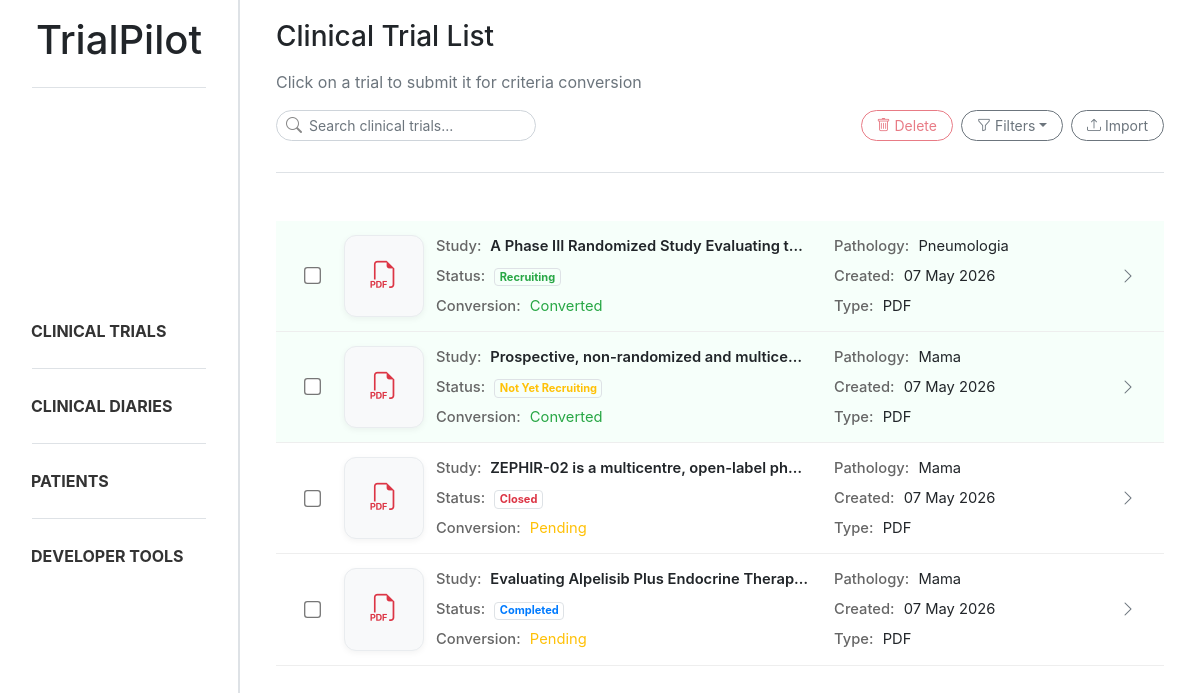
Page /trials/ on the earlier database version.
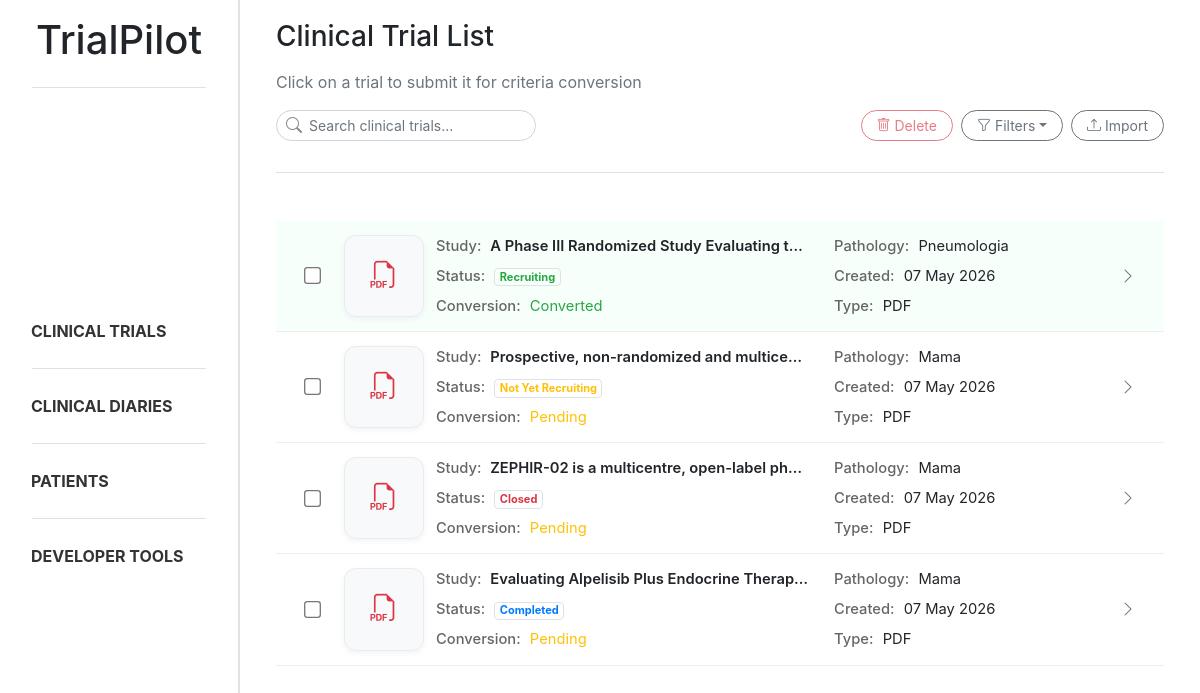
Same page on the later database version.
### trialpilot/models.py (models this page shows, shortened)
class Document(models.Model):
    class DocumentType(models.TextChoices):
        CLINICAL_DIARY = "diary", "Clinical Diary"
        CLINICAL_TRIAL = "trial", "Clinical Trial"
    title = models.CharField(max_length=255)
    type = models.CharField(max_length=20, choices=DocumentType.choices)
    extracted = models.BooleanField(default=False)
    created_at = models.DateTimeField(auto_now_add=True)
    updated_at = models.DateTimeField(auto_now=True)

class ClinicalTrial(models.Model):
    class PathologyGroupType(models.TextChoices):
        CABECAPESCOCO = "cabeca_pescoco", "Cabeça e Pescoço"
        DERMATOLOGIA = "dermatologia", "Dermatologia"
        DIGESTIVO = "digestivo", "Digestivo"
        GINECOLOGIA = "ginecologia", "Ginecologia"
        MAMA = "mama", "Mama"
        ONCOLOGIA_PEDIATRICA = "oncologia_pediatrica", "Oncologia Pediátrica"
        PELE = "pele", "Pele"
        PNEUMOLOGIA = "pneumologia", "Pneumologia"
        SNC = "snc", "Tumores do Sistema Nervoso Central"
        TNE = "tne", "Tumores Neuroendócrinos"
    class TrialStatus(models.TextChoices):
        RECRUITING = "recruiting", "Recruiting"
        CLOSED = "closed", "Closed"
        NOT_YET = "not_yet", "Not Yet Recruiting"
        COMPLETED = "completed", "Completed"
    document = models.OneToOneField(
        Document,
        on_delete=models.CASCADE,
        related_name="clinical_trial"
    )
    study_name = models.CharField(max_length=255)
    pathology_group = models.CharField(
        max_length=50,
        choices=PathologyGroupType.choices
    )
    start_date = models.DateField(null=True, blank=True)
    end_date = models.DateField(null=True, blank=True)
    status = models.CharField(
        max_length=20,
        choices=TrialStatus.choices
    )

### trialpilot/views.py (the view)
# urls.py: path('trials/', trial_list, name='trial_list'),
def trial_list(request):
    search = request.GET.get("search", "").strip()
    status = request.GET.get("status", "").strip()
    file_type = request.GET.get("file_type", "").strip().lower()
    trial_status = request.GET.get("trial_status", "").strip()
    pathology_group = request.GET.get("pathology_group", "").strip()
    date_from = request.GET.get("date_from", "").strip()
    date_to = request.GET.get("date_to", "").strip()
    trials = Document.objects.filter(
        type=Document.DocumentType.CLINICAL_TRIAL
    ).select_related("clinical_trial")
    if search:
        trials = trials.filter(
            Q(title__icontains=search) |
            Q(clinical_trial__study_name__icontains=search)
        )
    if status == "extracted":
        trials = trials.filter(extracted=True)
    elif status == "not_extracted":
        trials = trials.filter(extracted=False)
    if trial_status:
        trials = trials.filter(clinical_trial__status=trial_status)
    if pathology_group:
        trials = trials.filter(clinical_trial__pathology_group=pathology_group)
    if date_from:
        trials = trials.filter(clinical_trial__end_date__gte=date_from)
    if date_to:
        trials = trials.filter(clinical_trial__start_date__lte=date_to)
    trial_data = []
    for trial in trials:
        if "." in trial.title:
            original_name, ext = trial.title.rsplit('.', 1)
            ext = ext.lower()
        else:
            ext = ""
        if file_type and ext != file_type:
            continue
        trial_data.append((trial, ext))
    return render(request, 'trialpilot/trial_list.html', {
        'trial_data': trial_data,
        'search': search,
        'status': status,
        'file_type': file_type,
        'trial_status': trial_status,
        'pathology_group': pathology_group,
        'date_from': date_from,
        'date_to': date_to,
        'pathology_choices': ClinicalTrial.PathologyGroupType.choices,
        'trial_status_choices': ClinicalTrial.TrialStatus.choices,
    })

### trialpilot/templates/trialpilot/trial_list.html (shortened to what the changed rows need)
{% extends "trialpilot/base.html" %}
{% block content %}
<div class="trial-list ml-3 mr-3">
    {% for trial, extension in trial_data %}
    <div class="trial-row trial-card-trigger {% if trial.extracted %}converted{% endif %}"
        data-trial-id="{{ trial.id }}"
        data-trial-title="{{ trial.title }}"
        data-trial-extracted="{{ trial.extracted }}">
        <div class="trial-layout">
            <div class="container-trial-checkbox">
                <input type="checkbox"
                    class="form-check-input trial-checkbox"
                    value="{{ trial.id }}">
            </div>
            <div class="trial-file">
                {% if extension == "pdf" %}
                <i class="bi bi-filetype-pdf text-danger"></i>
                {% else %}
                <i class="bi bi-filetype-txt text-primary"></i>
                {% endif %}
            </div>
            <div class="trial-grid">
                <div class="trial-main-info">
                    <strong>Study:</strong>
                    {{ trial.clinical_trial.study_name }}
                </div>
                <div>
                    <strong>Pathology:</strong>
                    {{ trial.clinical_trial.get_pathology_group_display }}
                </div>
                <div>
                    <strong>Status:</strong>
                    {% if trial.clinical_trial.status == "recruiting" %}
                    <span class="badge rounded-pill bg-success-subtle text-success border">
                        Recruiting
                    </span>
                    {% elif trial.clinical_trial.status == "completed" %}
                    <span class="badge rounded-pill bg-primary-subtle text-primary border">
                        Completed
                    </span>
                    {% elif trial.clinical_trial.status == "closed" %}
                    <span class="badge rounded-pill bg-danger-subtle text-danger border">
                        Closed
                    </span>
                    {% else %}
                    <span class="badge rounded-pill bg-warning-subtle text-warning border">
                        Not Yet Recruiting
                    </span>
                    {% endif %}
                </div>
                <div>
                    <strong>Created:</strong>
                    {{ trial.created_at|date:"d M Y" }}
                </div>
                <div>
                    <strong>Conversion:</strong>
                    {% if trial.extracted %}
                    <span class="text-success">Converted</span>
                    {% else %}
                    <span class="text-warning">Pending</span>
                    {% endif %}
                </div>
                <div>
                    <strong>Type:</strong>
                    {{ extension|upper }}
                </div>
            </div>
            <div class="trial-actions">
                <i class="bi bi-chevron-right text-muted"></i>
            </div>
        </div>
    </div>
    {% endfor %}
</div>
{% endblock %}

Differences in the rows shown:
changed Document "Prospective, non-randomized and multice…": extracted "Converted" → "Pending"
